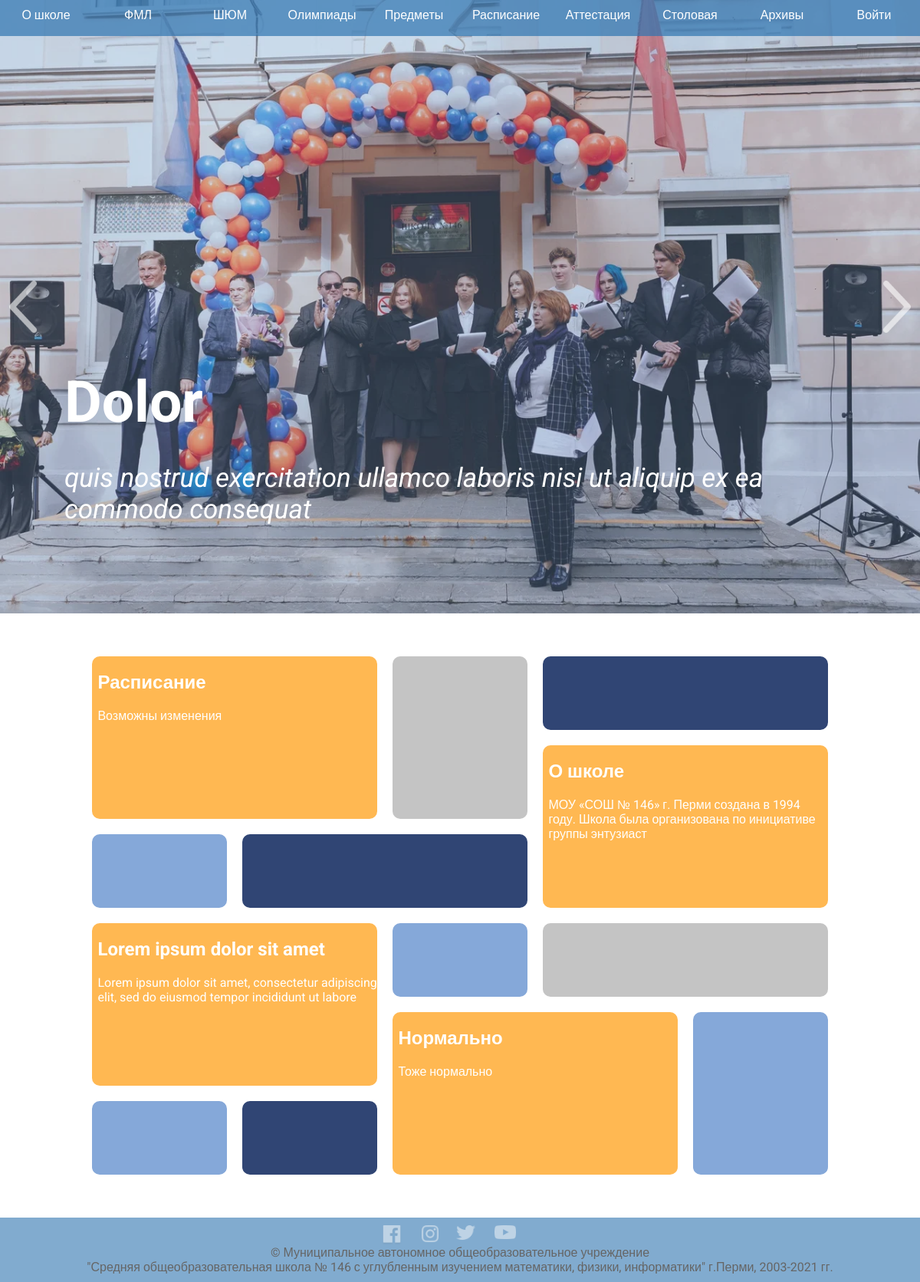
Before: / with the older database file.
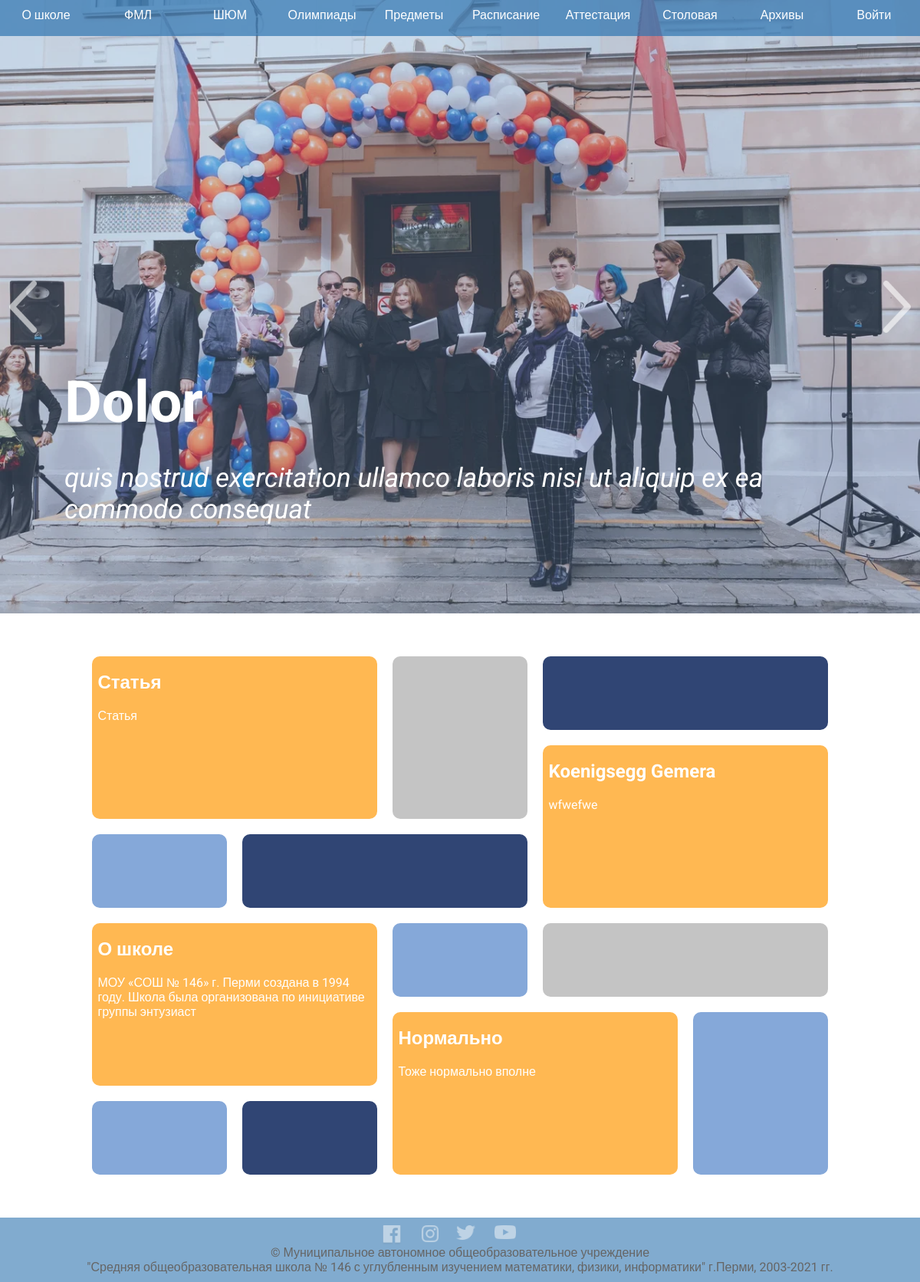
After: the same page with the newer database file.
### School146/data/models/articles.py (models this page shows)
class Article(SqlAlchemyBase, SerializerMixin):
    __tablename__ = 'articles'
    id = Column(Integer, primary_key=True, autoincrement=True)
    title = Column(String)
    text = Column(String)
    picture = Column(String)

### School146/application.py (the view)
@app.route('/')
def index():
    db = db_session.create_session()
    articles = db.query(Article).all()
    articles_length = len(articles)
    return render_template('index.html', articles=articles, length=articles_length)

### School146/data/db_session.py (called while the page is built)
def create_session() -> orm.Session:
    global __factory
    return __factory()

### School146/templates/index.html (shortened to what the changed rows need)
<!DOCTYPE html>
<html lang="en">
	<head>
		<link rel="stylesheet" type="text/css" href="../static/css/style.css">
	</head>
	<body onload="main()">
		<div class="slider" id="slider">
			<div class="slider_background">
				<div class="slider_container" id="slide">
					<h1 id="slider_h"></h1>
				</div>
			</div>
		</div>
		<content class="tiles">
	        {% if length > 0 %}
	        <a href="/article_info/{{ articles[-1].id }}" class="tile post-1">
	            <div class="article">
					<div class="article_text">
		                <h2 class="article_h" id="article_h_0">{{ articles[-1].title }}</h2>
						<p class="article_p" id="article_text_0">{{ articles[-1].text[:100] }}</p>
	            	</div>
	            </div>
        	</a>
			{% endif %}
			{% if length > 1 %}
	        <a href="/article_info/{{ articles[-2].id }}" class="tile post-5">
	            <div class="article">
					<div class="article_text">
		                <h2 class="article_h" id="article_h_1">{{ articles[-2].title }}</h2>
						<p class="article_p" id="article_text_1">{{ articles[-2].text[:100] }}</p>
	            	</div>
	            </div>
        	</a>
			{% endif %}
			{% if length > 2 %}
	        <a href="/article_info/{{ articles[-3].id }}" class="tile post-11">
	            <div class="article">
					<div class="article_text">
		                <h2 class="article_h" id="article_h_2">{{ articles[-3].title }}</h2>
						<p class="article_p" id="article_text_2">{{ articles[-3].text[:100] }}</p>
	            	</div>
	            </div>
        	</a>
			{% endif %}
	        {% if length > 3 %}
	        <a href="/article_info/{{ articles[-4].id }}" class="tile post-7">
	            <div class="article">
					<div class="article_text">
		                <h2 class="article_h" id="article_h_3">{{ articles[-4].title }}</h2>
						<p class="article_p" id="article_text_3">{{ articles[-4].text[:100] }}</p>
	            	</div>
	            </div>
        	</a>
			{% endif %}
		</content>
	</body>
</html>

Changed rows visible on the page:
removed Article: title "Lorem ipsum dolor sit amet", text "Lorem ipsum dolor sit amet, consectetur adipiscing elit, sed do eiusmod tempor incididunt ut labore"
added Article: title "Статья", text "Статья"
changed Article "Нормально": text "Тоже нормально" → "Тоже нормально вполне"
Other visible differences:
{{ articles[-2].title }}: "О школе" → "Koenigsegg Gemera"
{{ articles[-2].text[:100] }}: "МОУ «СОШ № 146» г. Перми создана в 1994 году. Школа была организована по инициативе группы энтузиаст" → "wfwefwe"
{{ articles[-3].title }}: "Lorem ipsum dolor sit amet" → "О школе"
{{ articles[-3].text[:100] }}: "Lorem ipsum dolor sit amet, consectetur adipiscing elit, sed do eiusmod tempor incididunt ut labore" → "МОУ «СОШ № 146» г. Перми создана в 1994 году. Школа была организована по инициативе группы энтузиаст"
{{ articles[-1].title }}: "Расписание" → "Статья"
{{ articles[-1].text[:100] }}: "Возможны изменения" → "Статья"
